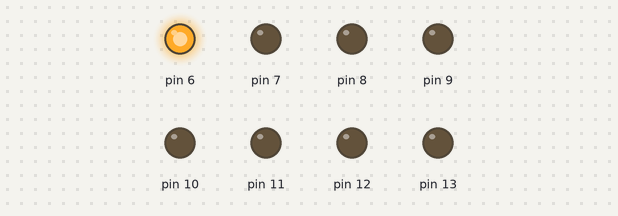
Bench run of a sketch on a simulated Arduino Uno, built with avr-gcc and run on an emulated ATmega328P. Shown: output pins drawn as LEDs (lit = HIGH). Random numbers use the default seed unless the sketch sets one.

Above: at 0.06 s.
At 2.58 s:
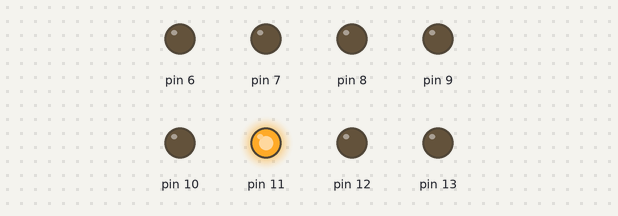
At 6.49 s:
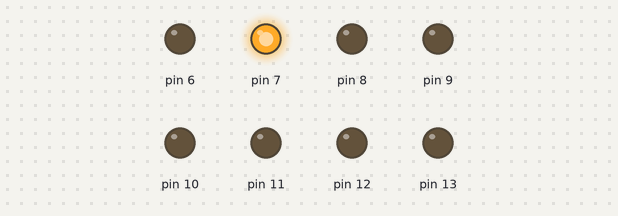
At 12.33 s:
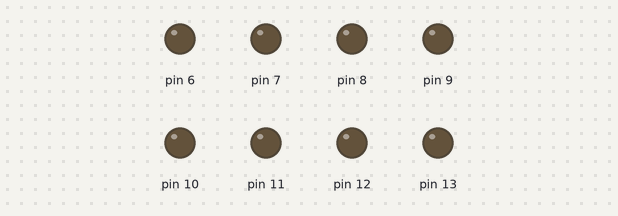
At 23.55 s:
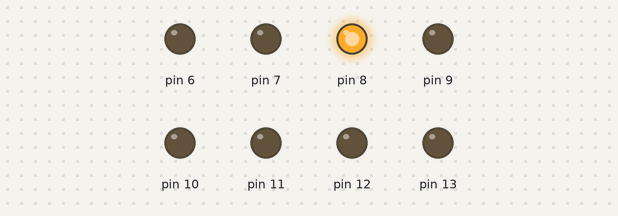
At 39.86 s:
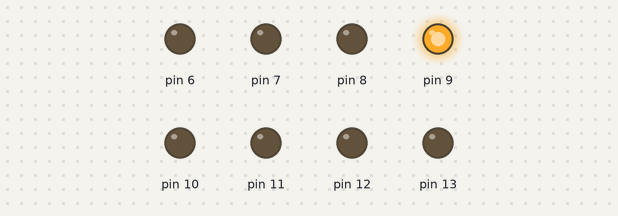
Timing chart, 0 to 40.0 s (numbered marks = the images above):
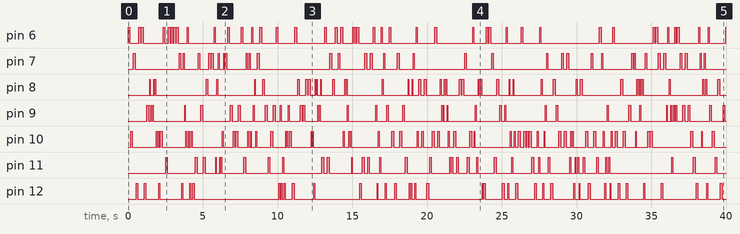

The sketch:

blink_8_Var_Delay.ino
```cpp
void setup() {
  pinMode(13, OUTPUT);
  pinMode(12, OUTPUT);
  pinMode(11, OUTPUT);
  pinMode(10, OUTPUT);
  pinMode(9, OUTPUT);
  pinMode(8, OUTPUT);
  pinMode(7, OUTPUT);
  pinMode(6, OUTPUT);
}

void loop(){
  // A for loop to change the pin in the loop

  int j = rand();

  for(int i = 6; i <= 13; i++)
  {
      Blinkit(j % 7 + 6, 120, 60);
      j = rand();
  }
  for(int i = 0; i <= 7; i++)
  {
      j = rand();
      Blinkit(j % 7 + 6, 60, 30);
  }
}

void Blinkit(int pin, int onTime, int offTime){
  digitalWrite(pin,HIGH);
  delay(onTime);
  digitalWrite(pin,LOW);
  delay(offTime);
}
```

Measured:
- by itself, pin 7: LOW → HIGH at 0.36 s, → LOW 0.12 s later, → HIGH 2.9 s later, → LOW 0.12 s later, … (70 changes in this stretch)
- by itself, pin 11: LOW → HIGH at 2.5 s, → LOW 0.12 s later, → HIGH 1.9 s later, → LOW 0.12 s later, … (74 changes in this stretch)
- by itself, pin 12: LOW → HIGH at 0.54 s, → LOW 0.12 s later, → HIGH 0.42 s later, → LOW 0.12 s later, … (78 changes in this stretch)
